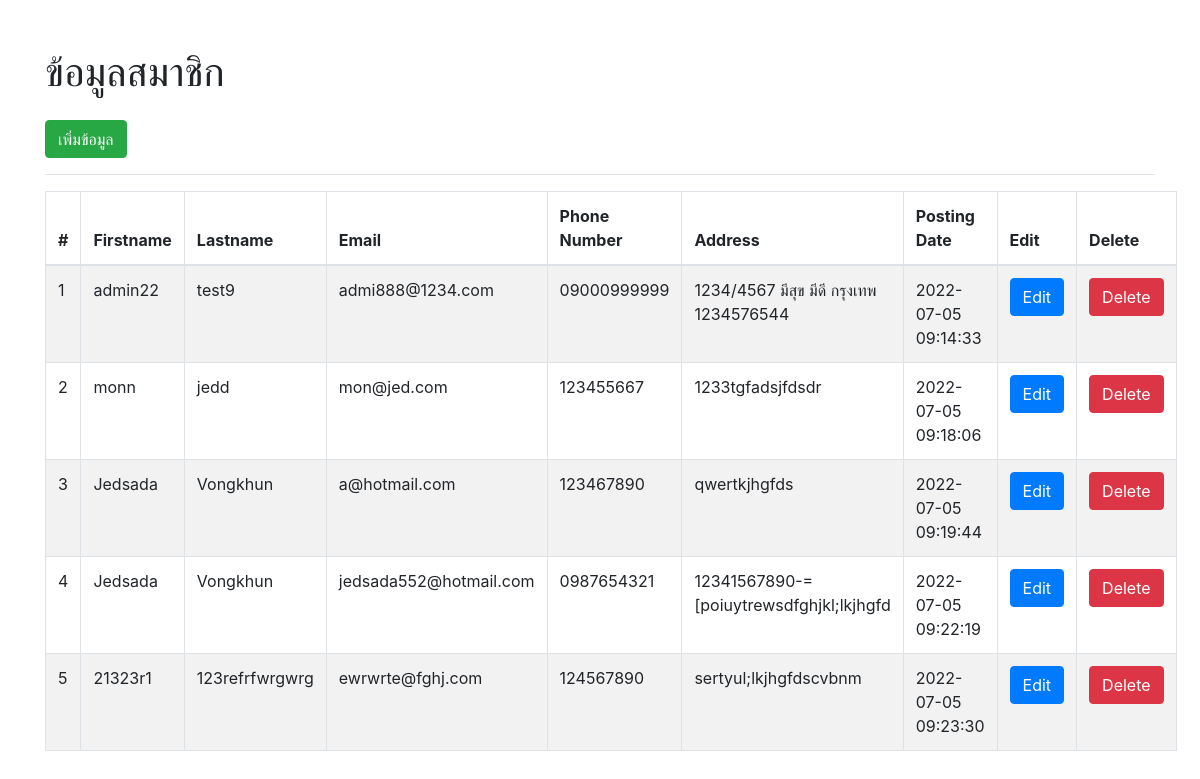
The page / on the database its author committed.
### tables this page shows
CREATE TABLE `tbluser` (
  `id` int(11) NOT NULL,
  `firstname` varchar(255) NOT NULL,
  `lastname` varchar(255) NOT NULL,
  `email` varchar(255) NOT NULL,
  `phonenumber` char(11) NOT NULL,
  `address` varchar(255) NOT NULL,
  `postingdate` timestamp NOT NULL DEFAULT current_timestamp()
);

### function.php (called while the page is built, shortened)
<?php
    class DB_con{
        function __construct()
        {
            $conn = mysqli_connect(DB_SERVER, DB_USER, DB_PASS, DB_NAME);
            $this->dbcon = $conn;
        }
        public function fetchdata() {
            $result = mysqli_query($this->dbcon, "SELECT * FROM tbluser");
            return $result;
        }
    }
?>

### index.php (the view, shortened to what this page needs)
<!DOCTYPE html>
<html lang="en">
<head>
    <link rel="stylesheet" href="node_modules/bootstrap/dist/css/bootstrap.min.css">
</head>
<body>
    <div class="container">
        <h1 class="mt-5">ข้อมูลสมาชิก</h1>
        <a href="insert.php" class="btn btn-success mt-3">เพิ่มข้อมูล</a>
        <hr>
    <table id="mytable" class="table table-bordered table-striped">
        <thead>
            <th>#</th>
            <th>Firstname</th>
            <th>Lastname</th>
            <th>Email</th>
            <th>Phone Number</th>
            <th>Address</th>
            <th>Posting Date</th>
            <th>Edit</th>
            <th>Delete</th>
        </thead>
        <tbody>
            <?php
            include_once('function.php');
            $fetchdata = new DB_con();
            $sql = $fetchdata->fetchdata();
            while ($row = mysqli_fetch_array($sql)) {
            ?>
                <tr>
                    <td><?php echo $row['id'];?></td>
                    <td><?php echo $row['firstname'];?></td>
                    <td><?php echo $row['lastname'];?></td>
                    <td><?php echo $row['email'];?></td>
                    <td><?php echo $row['phonenumber'];?></td>
                    <td><?php echo $row['address'];?></td>
                    <td><?php echo $row['postingdate'];?></td>
                    <td><a href="update.php?id=<?php echo $row['id']; ?>" class="btn btn-primary">Edit</a></td>
                    <td><a href="delete.php?del=<?php echo $row['id']; ?>" class="btn btn-danger">Delete</a></td>
                </tr>
            <?php
            }
            ?>
        </tbody>
    </table>
    </div>
</body>
</html>

### rows shown on the page
tbluser: id "1", firstname "admin22", lastname "test9", email "admi888@1234.com", phonenumber "09000999999", address "1234/4567 มีสุข มีดี กรุงเทพ 1234576544", postingdate "2022-07-05 09:14:33"
tbluser: id "2", firstname "monn", lastname "jedd", email "mon@jed.com", phonenumber "123455667", address "1233tgfadsjfdsdr", postingdate "2022-07-05 09:18:06"
tbluser: id "3", firstname "Jedsada", lastname "Vongkhun", email "a@hotmail.com", phonenumber "123467890", address "qwertkjhgfds", postingdate "2022-07-05 09:19:44"
tbluser: id "4", firstname "Jedsada", lastname "Vongkhun", email "jedsada552@hotmail.com", phonenumber "0987654321", address "12341567890-=[poiuytrewsdfghjkl;lkjhgfd", postingdate "2022-07-05 09:22:19"
tbluser: id "5", firstname "21323r1", lastname "123refrfwrgwrg", email "ewrwrte@fghj.com", phonenumber "124567890", address "sertyul;lkjhgfdscvbnm", postingdate "2022-07-05 09:23:30"
